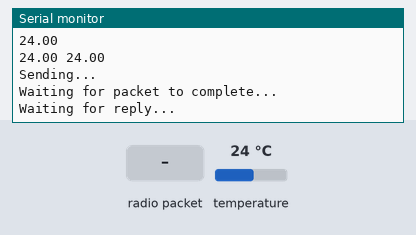
Simulated run of this sketch. Board: Arduino Uno, built with avr-gcc and run on an emulated ATmega328P. Parts: the last lines printed to the serial monitor. The test bench sets the inputs (shaded band); at power-on: temperature 24 °C. No radio packets arrive unless stated.

Above: at 1.3 s.
1.4 s: radio packet "1" arrives
At 2.2 s:
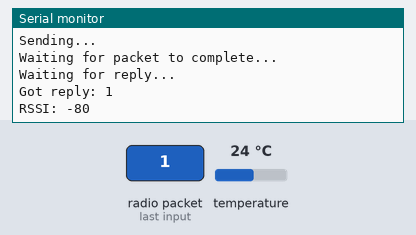
2.9 s: temperature set to 12 °C
At 5.1 s:
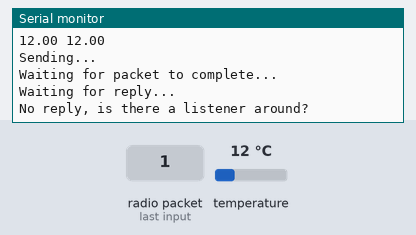
8.6 s: radio packet "0" arrives
At 9.8 s:
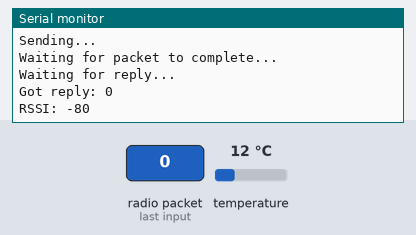
10.1 s: temperature set to 19 °C
At 10.1 s:
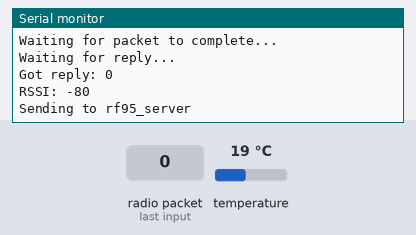
Timing chart, 0 to 12.6 s (numbered marks = the images above; inputs shaded):
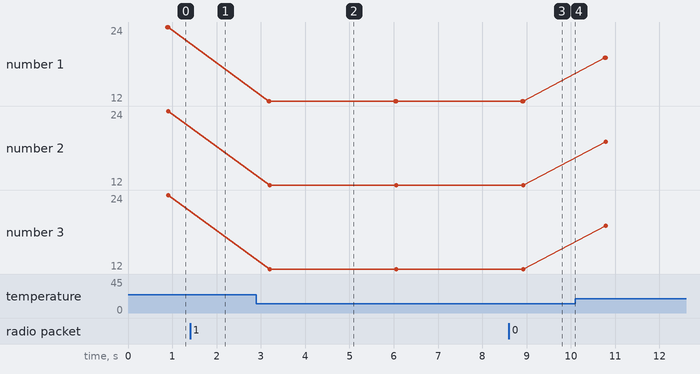

The sketch:

Transmitter_Test_value_Save_.ino
```cpp
// LoRa 9x_TX
// -*- mode: C++ -*-
// Example sketch showing how to create a simple messaging client (transmitter)
// with the RH_RF95 class. RH_RF95 class does not provide for addressing or
// reliability, so you should only use RH_RF95 if you do not need the higher
// level messaging abilities.
// It is designed to work with the other example LoRa9x_RX

#include <SPI.h>
#include <RH_RF95.h>
#include <OneWire.h>
#include <DallasTemperature.h>

#define RFM95_CS 4
#define RFM95_RST 2
#define RFM95_INT 3

// Change to 434.0 or other frequency, must match RX's freq!
#define RF95_FREQ 915.0

#define ONE_WIRE_BUS 7

double temp;

// Singleton instance of the radio driver
RH_RF95 rf95(RFM95_CS, RFM95_INT);

OneWire oneWire (ONE_WIRE_BUS);

DallasTemperature sensor(&oneWire);

void setup()
{
  pinMode(RFM95_RST, OUTPUT);
  digitalWrite(RFM95_RST, HIGH);

  while (!Serial); // remove if not tethered to computer (looks for serial monitor to open)
  Serial.begin(9600);
  delay(100);

  Serial.println("Arduino LoRa TX Test!");

  // manual reset
  digitalWrite(RFM95_RST, LOW);
  delay(10);
  digitalWrite(RFM95_RST, HIGH);
  delay(10);

  while (!rf95.init()) {
    Serial.println("LoRa radio init failed");
    while (1);
  }
  Serial.println("LoRa radio init OK!");

  // Defaults after init are 434.0MHz, modulation GFSK_Rb250Fd250, +13dbM
  if (!rf95.setFrequency(RF95_FREQ)) {
    Serial.println("setFrequency failed");
    while (1);
  }
  Serial.print("Set Freq to: "); Serial.println(RF95_FREQ);

  // Defaults after init are 434.0MHz, 13dBm, Bw = 125 kHz, Cr = 4/5, Sf = 128chips/symbol, CRC on

  // The default transmitter power is 13dBm, using PA_BOOST.
  // If you are using RFM95/96/97/98 modules which uses the PA_BOOST transmitter pin, then
  // you can set transmitter powers from 5 to 23 dBm:
  rf95.setTxPower(23, false);
}

int16_t packetnum = 0;  // packet counter, we increment per xmission

void loop()
{
  Serial.println("Sending to rf95_server");
  // Send a message to rf95_server


  temp = getTemp();
  Serial.println(temp);
  String tempNumStr =  String(temp);
  Serial.println(tempNumStr);
  char tempNumChar[6];
  tempNumStr.toCharArray(tempNumChar, 6);
  Serial.println(tempNumChar);
  char radiopacket[6] = "      ";
  radiopacket[0] = tempNumChar[0];
  radiopacket[1] = tempNumChar[1];
  radiopacket[2] = tempNumChar[2];
  radiopacket[3] = tempNumChar[3];
  radiopacket[4] = tempNumChar[4];
 Serial.println(radiopacket);
 radiopacket[5] = 0;
  Serial.println("Sending..."); delay(10);
  rf95.send(radiopacket, 6);

  Serial.println("Waiting for packet to complete..."); delay(10);
  rf95.waitPacketSent();
  // Now wait for a reply
  uint8_t buf[RH_RF95_MAX_MESSAGE_LEN];
  uint8_t len = sizeof(buf);

  Serial.println("Waiting for reply..."); delay(10);
  if (rf95.waitAvailableTimeout(1000))
  {
    // Should be a reply message for us now
    if (rf95.recv(buf, &len))
   {
      Serial.print("Got reply: ");
      Serial.println((char*)buf);
      Serial.print("RSSI: ");
      Serial.println(rf95.lastRssi(), DEC);
    }
    else
    {
      Serial.println("Receive failed");
    }
  }
  else
  {
    Serial.println("No reply, is there a listener around?");
  }
  delay(1000);
}
float getTemp(){
    sensor.requestTemperatures();
  float temp = sensor.getTempCByIndex(0);
  if(temp > -127 && temp <50){
    return temp;
  }
}
```

Measured:
- after the input at 1.4 s, the serial monitor: prints a new line at once (image 1)
- after the input at 2.9 s, the serial monitor: prints a new line after 0.27 s (image 2)
- after the input at 8.6 s, the serial monitor: prints a new line after 0.42 s (image 3)
- plotted number 1: 24 → 12 after the input at 2.9 s, 12 → 19 after the input at 10.1 s
- plotted number 2: 24 → 12 after the input at 2.9 s, 12 → 19 after the input at 10.1 s
- plotted number 3: 24 → 12 after the input at 2.9 s, 12 → 19 after the input at 10.1 s
